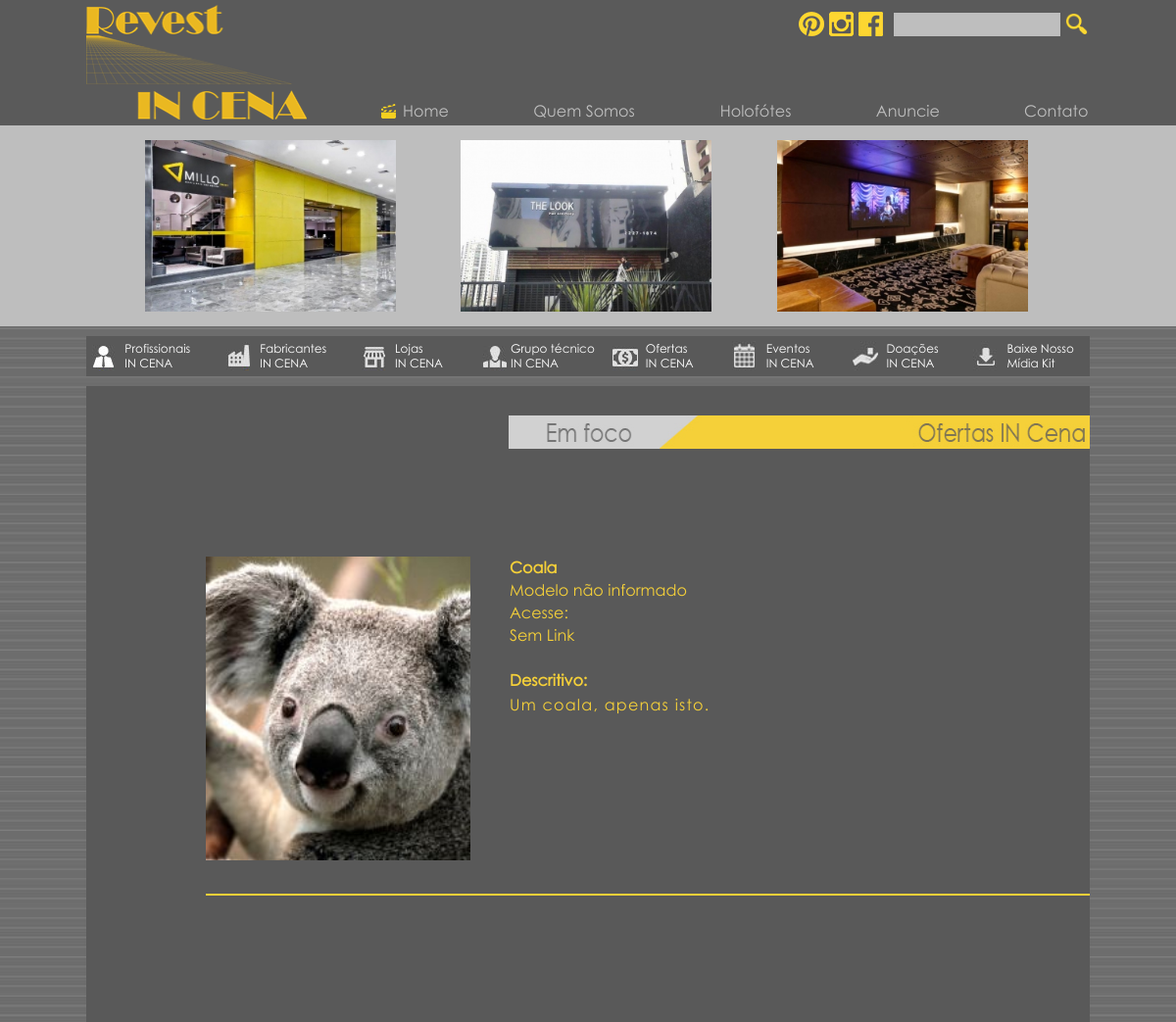
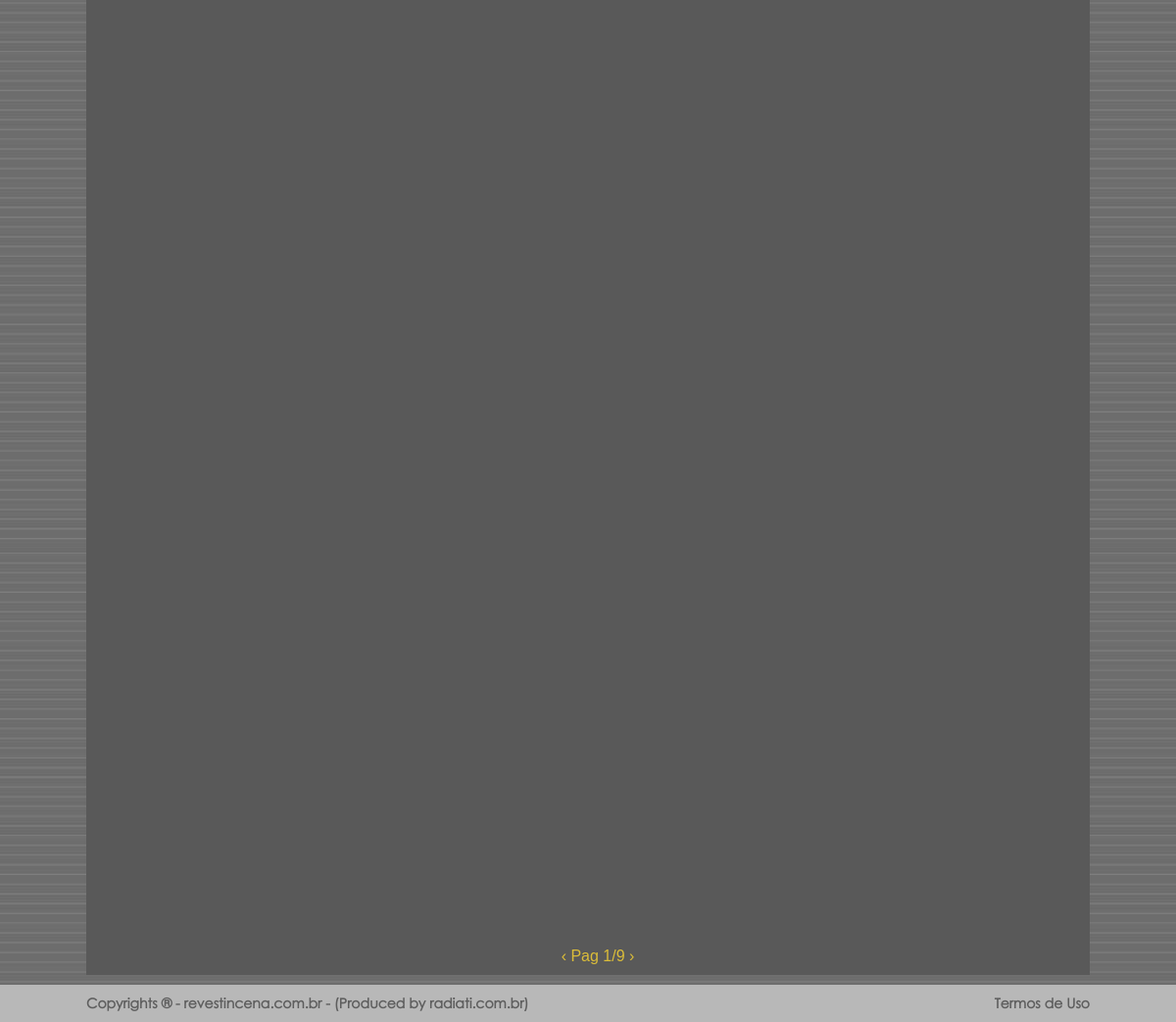
Screenshot of /ofertas.php with the database file from the repository (2 pictures, top to bottom).
### tables this page shows
CREATE TABLE IF NOT EXISTS `publicidade` (
  `id_p` int(11) NOT NULL AUTO_INCREMENT,
  `name_p` varchar(30) NOT NULL,
  `image_p` varchar(50) NOT NULL,
  `url_p` varchar(150) NOT NULL,
  PRIMARY KEY (`id_p`)
);

CREATE TABLE IF NOT EXISTS `product` (
  `id_pro` int(11) NOT NULL AUTO_INCREMENT,
  `title_pro` varchar(120) NOT NULL,
  `subtitle_pro` varchar(100) NOT NULL,
  `contact_pro` varchar(40) NOT NULL,
  `link_pro` varchar(150) NOT NULL,
  `about_pro` text NOT NULL,
  `featured_pro` int(11) NOT NULL,
  `image_pro` varchar(50) NOT NULL,
  `type_pro` int(11) NOT NULL,
  PRIMARY KEY (`id_pro`)
);

### ofertas.php (the view, shortened to what this page needs)
<?php include_once('cms/php/conn.php'); mysqli_set_charset($conn, "utf8");?>
<!DOCTYPE html>
<html lang="pt-br">
	<head>
		<?php include_once('includes/head.php');?>
	</head>
	<body>
		<?php include_once('includes/header.php');?>
		<?php include_once('includes/menu.php');?>
		<div class="Centro FundoConteudo contato_overflow">
			<img src="imagens/em-foco.jpg" alt="Contato" class="Titulos TitulosGrandes right" style="width:603px;height:34px;"/>
            <div class="ofertas">
                <?php
					$SelectPerson = mysqli_query($conn, "SELECT * FROM product WHERE type_pro=1 ORDER BY featured_pro DESC");
					while($Person=mysqli_fetch_object($SelectPerson)):
				?>
                <div class="bloc_ofertas">
                    <img src="cms/imagens/produto/<?php echo $Person->image_pro;?>">
                        <div class="text_ofertas">
                                <b><?php echo $Person->title_pro;?> </b><br />
                                <?php echo $Person->subtitle_pro;?><br />
                                Acesse: <br />
                                <?php echo $Person->link_pro;?><br /><br />
                                 <b>Descritivo:</b><br />
                                <p>
									<?php echo $Person->about_pro;?>
                        </div>
                </div>
                <?php endwhile;?>
            </div>
            <div class="PaginadorHome">
                <a href="#">‹</a>
                <a href="#">Pag 1/9</a>
                <a href="#">›</a>
            </div>
        </div>
		<?php include_once('includes/footer.php');?>
	</body>
</html>

### includes/header.php (shortened to what this page needs)
		<header>
			<div class="FundoSuperior">
				<div class="Centro">
					<a href="index.php">
						<img src="imagens/logo.png" alt="logo" class="Logo"/>
					</a>
					<div class="RedesSociaisHeader">
						<div class="IconesEsquerda">
							<img src="imagens/icones/pinterest.png" alt="Pinterest" class="Icones"/>
							<img src="imagens/icones/instagram.png" alt="Instagram" class="Icones"/>
							<img src="imagens/icones/fb.png" alt="Facebook" class="Icones"/>
						</div>
						<div class="FormDireita">
							<form name="buscar" method="post" action="">
								<input type="text" name="busca"/>
								<button onclick="this.submit();">
									<img src="imagens/icones/lupa.png" alt="Lupa"/>
								</button>
							</form>
						</div>
					</div>
					<nav>
						<ul class="MenuSuperior">
<?php
        if($pagename=="home"){
?>
							<li style="background-position: 35px 3px;" class="claquete_ativa" id="hover_claquete">
								<a href="index.php" style="margin-right:48px;">
									Home
								</a>
							</li>
							<li style="background-position: 18px 3px; width: 150px;" id="hover_claquete">
								<a href="quem-somos.php" style="margin-right:8px;">
									Quem Somos
								</a>
							</li>
							<li style="background-position: 58px 3px;" id="hover_claquete">
								<a href="#">
									Holofótes
								</a>
								<ul class="Dropdown">
									<li onclick="location.href='personalidades.php'">
										<a href="personalidades.php">Personalidades IN CENA</a>
									</li>
									<li onclick="location.href='materias.php'">
										<a href="materias.php">Matérias e Artigos</a>
									</li>
									<li onclick="location.href='orgaos-do-setor.php'">
										<a href="orgaos-do-setor.php">Orgãos do Setor</a>
									</li>
									<li onclick="location.href='noticias.php'">
										<a href="noticias.php">Notícias</a>
									</li>
									<li onclick="location.href='projetos.php'">
										<a href="projetos.php">Projetos</a>
									</li>
                                    <li onclick="location.href='newsletter.php'">
										<a href="newsletter.php">Newsletter</a>
									</li>
								</ul>
							</li>
							<li style="background-position: 65px 3px;" id="hover_claquete">
								<a href="#">
									Anuncie
								</a>
							</li>
							<li style="background-position: 63px 3px;" id="hover_claquete">
								<a href="contato.php">
									Contato
								</a>
							</li>
<?php }else if(!isset($pagename)){ ?>
							<li style="background-position: 35px 3px;"  id="hover_claquete" class="claquete_ativa">
								<a href="index.php" style="margin-right:48px;">
									Home
								</a>
							</li>
							<li style="background-position: 18px 3px; width: 150px;" id="hover_claquete">
								<a href="quem-somos.php" style="margin-right:8px;">
									Quem Somos
								</a>
							</li>
							<li style="background-position: 58px 3px;" id="hover_claquete" >
								<a href="#">
									Holofótes
								</a>
							</li>
							<li style="background-position: 65px 3px;" id="hover_claquete">
								<a href="#">
									Anuncie
								</a>
							</li>
                            <li style="background-position: 63px 3px;" id="hover_claquete">
								<a href="contato.php">
									Contato
								</a>
							</li>
<?php } ?>
                        </ul>
					</nav>
					<div class="esp"></div>
				</div>
			</div>
			<div class="FundoInferior">
				<div class="Centro DestaqueTopo">
					<?php
						$SelectPublict = mysqli_query($conn, "SELECT * FROM publicidade LIMIT 0, 3");
						while($Publict=mysqli_fetch_object($SelectPublict)):
						if($Publict->image_p!=''):
					?>
						<a href="<?php echo $Publict->url_p?>" target="_blank">
							<img src="cms/imagens/publicidade/<?php echo $Publict->image_p?>" alt="destaque" class="ImagemDestaqueTopo"/>
						</a>
					<?php
						endif;
						endwhile;
					?>
					<div class="esp"></div>
				</div>
			</div>
		</header>

### css/style.css (style rules this page uses)
* { padding: 0; margin: 0; font-family: "Century Gothic"; outline: none; }
body { background: url(../imagens/fundo.jpg); }
header { width: 100%; height: auto; }
.FundoSuperior, .FundoInferior { width: 100%; height: auto; }
.FundoSuperior { padding: 5px 0; background: #5a5a5a; }
.FundoInferior { padding: 10px 0; background: #bebebe; }
.esp { width: 100%; height: 1px; clear: both; }
.DestaqueTopo a { text-decoration: none; }
.SubMenu, .FundoConteudo { background: #595959; }
.FundoConteudo { padding: 10px; margin-top: 10px !important; }
.right { float: right; }

### css/mobile.css (style rules this page uses)
.FundoSuperior .MenuSuperior .claquete_ativa { background-image: url("../imagens/icones/claquete.png"); background-repeat: no-repeat; }
.Centro { height: auto; margin: auto; position: relative; width: 1024px; }
.FundoConteudo { width: 1004px !important; }
.Logo { float: left; height: auto; width: 22%; }
nav { bottom: 0; height: auto; margin-top: 20px; position: absolute; right: 0; width: 74%; }
.MenuSuperior { list-style: outside none none; }
.MenuSuperior li { float: left; text-align: right; width: 20%; }
.MenuSuperior li a { color: #bebebe; text-decoration: none; }
.RedesSociaisHeader { position: absolute; right: 0; top: 0; width: auto; }
.IconesEsquerda { float: left; padding-right: 10px; padding-top: 2px; text-align: right; width: 200px; }
.FormDireita { float: right; padding-top: 8px; width: 200px; }
.RedesSociaisHeader .Icones { padding-top: 5px; }
.RedesSociaisHeader input[type="text"] { background: #bebebe none repeat scroll 0 0; border: 0 none; padding: 4px 5px; width: 160px; }
.RedesSociaisHeader button { background: transparent none repeat scroll 0 0; border: 0 none; cursor: pointer; height: 24px; margin-left: 5px; padding: 0; position: absolute; width: 23px; }
.RedesSociaisHeader button img { height: auto; width: 100%; }
.ImagemDestaqueTopo { height: auto; margin-right: 2px; margin-top: 5px; margin-left: 60px; width: 25%; }
.PaginadorHome { clear: both; padding: 10px 0; text-align: center; width: 100%; }
.PaginadorHome a { color: #dbbd39; font-family: Arial; font-size: 16px; text-decoration: none; }
.Titulos { margin-bottom: 40px; margin-right: -10px; margin-top: 30px; z-index: 10; }
.TitulosGrandes { width: 883px; }
.contato_overflow { overflow: hidden; padding: 0 0 0 20px; }
.FundoConteudo .ofertas { float: right; height: 1500px; width: 910px; }
.FundoConteudo .ofertas .bloc_ofertas { float: right; height: auto; border-bottom: 2px solid #F5D039; padding-bottom: 30px; margin-top: 70px; width: 902px; }
.FundoConteudo .ofertas .bloc_ofertas img { height: auto; width: 270px; }
.FundoConteudo .ofertas .bloc_ofertas .text_ofertas { color: #f5d039; float: right; font-family: "Century Gothic"; height: auto; line-height: 23px; margin-right: 40px; width: 552px; }
.FundoConteudo .ofertas .bloc_ofertas .text_ofertas p { color: #f5d039; letter-spacing: 1.2px; line-height: 26px; }

### rows the page displays
publicidade: image_p (picture)
publicidade: image_p (picture)
publicidade: image_p (picture)
product: image_pro (picture), title_pro "Coala", subtitle_pro "Modelo não informado", link_pro "Sem Link", about_pro "Um coala, apenas isto."
